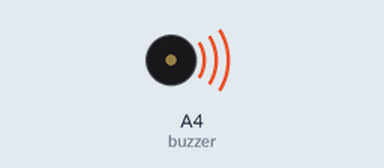
The sketch below on a simulated Arduino Uno, built with avr-gcc and run on an emulated ATmega328P. Parts: buzzer (waves = sounding).

Above: at 0.1 s.
At 116.5 s:
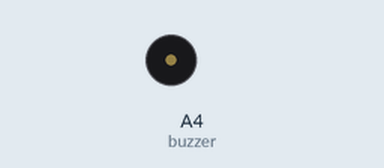
Timing chart, 0 to 118.0 s (numbered marks = the images above):
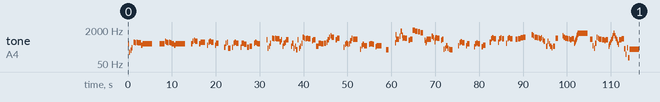

The sketch:

Suffering_of_Parting.ino
```cpp
// GENSHIN IMPACT  荒瀧一斗 傳說任務 BGM "愛別離苦" / Itto's Story Quest BGM "Suffering of Parting"

#include <avr/pgmspace.h>

#define NOTE_B0  31
#define NOTE_C1  33
#define NOTE_CS1 35
#define NOTE_D1  37
#define NOTE_DS1 39
#define NOTE_E1  41
#define NOTE_F1  44
#define NOTE_FS1 46
#define NOTE_G1  49
#define NOTE_GS1 52
#define NOTE_A1  55
#define NOTE_AS1 58
#define NOTE_B1  62
#define NOTE_C2  65
#define NOTE_CS2 69
#define NOTE_D2  73
#define NOTE_DS2 78
#define NOTE_E2  82
#define NOTE_F2  87
#define NOTE_FS2 93
#define NOTE_G2  98
#define NOTE_GS2 104
#define NOTE_A2  110
#define NOTE_AS2 117
#define NOTE_B2  123
#define NOTE_C3  131
#define NOTE_CS3 139
#define NOTE_D3  147
#define NOTE_DS3 156
#define NOTE_E3  165
#define NOTE_F3  175
#define NOTE_FS3 185
#define NOTE_G3  196
#define NOTE_GS3 208
#define NOTE_A3  220
#define NOTE_AS3 233
#define NOTE_B3  247
#define NOTE_C4  262
#define NOTE_CS4 277
#define NOTE_D4  294
#define NOTE_DS4 311
#define NOTE_E4  330
#define NOTE_F4  349
#define NOTE_FS4 370
#define NOTE_G4  392
#define NOTE_GS4 415
#define NOTE_A4  440
#define NOTE_AS4 466
#define NOTE_B4  494
#define NOTE_C5  523
#define NOTE_CS5 554
#define NOTE_D5  587
#define NOTE_DS5 622
#define NOTE_E5  659
#define NOTE_F5  698
#define NOTE_FS5 740
#define NOTE_G5  784
#define NOTE_GS5 831
#define NOTE_A5  880
#define NOTE_AS5 932
#define NOTE_B5  988
#define NOTE_C6  1047
#define NOTE_CS6 1109
#define NOTE_D6  1175
#define NOTE_DS6 1245
#define NOTE_E6  1319
#define NOTE_F6  1397
#define NOTE_FS6 1480
#define NOTE_G6  1568
#define NOTE_GS6 1661
#define NOTE_A6  1760
#define NOTE_AS6 1865
#define NOTE_B6  1976
#define NOTE_C7  2093
#define NOTE_CS7 2217
#define NOTE_D7  2349
#define NOTE_DS7 2489
#define NOTE_E7  2637
#define NOTE_F7  2794
#define NOTE_FS7 2960
#define NOTE_G7  3136
#define NOTE_GS7 3322
#define NOTE_A7  3520
#define NOTE_AS7 3729
#define NOTE_B7  3951
#define NOTE_C8  4186
#define NOTE_CS8 4435
#define NOTE_D8  4699
#define NOTE_DS8 4978
#define NOTE_E8  5274
#define NOTE_F8  5588
#define NOTE_FS8 5920
#define NOTE_G8  6272
#define NOTE_GS8 6645
#define NOTE_A8  7074
#define NOTE_AS8 7459
#define NOTE_B8  7902
#define REST 0

int tempo = 100;
int buzzer = A4;

const int melody[] PROGMEM = {
  NOTE_A4,16,REST,16,NOTE_F3,16,REST,16,NOTE_A3,16,REST,16,NOTE_D4,16,REST,8,NOTE_C5,8,NOTE_B4,8,NOTE_C5,8,NOTE_B4,3,NOTE_G4,8,NOTE_A4,1,REST,2,REST,8,
  NOTE_A4,2,NOTE_D5,8,NOTE_C5,8,NOTE_B4,8,NOTE_C5,8,NOTE_B4,8,NOTE_A4,4,NOTE_G4,8,NOTE_A4,1,REST,2,NOTE_A4,8,NOTE_D5,8,NOTE_E5,8,NOTE_D5,4,REST,8,NOTE_A4,8,NOTE_C5,2,REST,8,
  NOTE_G4,8,NOTE_C5,8,NOTE_D5,8,NOTE_C5,4,REST,8,NOTE_G4,8,NOTE_AS4,4,REST,2,NOTE_DS4,8,NOTE_AS4,8,NOTE_C5,8,NOTE_CS4,4,REST,8,
  NOTE_DS4,8,NOTE_AS4,8,NOTE_C5,8,NOTE_AS4,4,REST,8,REST,32,NOTE_DS4,8,NOTE_AS4,4,NOTE_GS4,4,NOTE_DS4,4,NOTE_F4,4,REST,8,REST,32,NOTE_AS4,8,NOTE_C5,8,NOTE_AS4,8,NOTE_A4,4,REST,2,REST,16,
  NOTE_F5,16,REST,16,NOTE_CS4,16,REST,16,NOTE_F4,16,REST,16,NOTE_AS4,16,REST,8,NOTE_GS5,8,NOTE_G5,8,NOTE_GS5,8,NOTE_G5,3,NOTE_CS5,8,NOTE_F5,8,
  NOTE_F4,8,NOTE_AS4,8,NOTE_C5,8,NOTE_F5,4,REST,8,REST,16,
  NOTE_F4,8,NOTE_AS4,8,NOTE_CS4,8,NOTE_F4,8,NOTE_AS3,8,NOTE_F5,16,REST,16,NOTE_CS4,16,REST,16,NOTE_F4,16,REST,16,NOTE_AS4,16,REST,16,
  NOTE_AS5,8,NOTE_GS5,8,NOTE_G5,8,NOTE_GS5,8,NOTE_G5,4,REST,8,NOTE_DS5,8,NOTE_F5,4,NOTE_F4,4,NOTE_AS4,4,NOTE_A4,4,NOTE_AS4,4,
  NOTE_C5,8,NOTE_F5,8,NOTE_AS5,8,NOTE_C6,8,NOTE_AS5,4,REST,8,NOTE_F5,8,NOTE_GS5,4,REST,4,REST,8,
  NOTE_DS4,8,NOTE_GS4,8,NOTE_AS4,8,NOTE_GS4,8,NOTE_A4,8,NOTE_DS5,8,NOTE_GS5,8,NOTE_FS5,2,REST,8,REST,16,NOTE_B3,8,NOTE_FS4,8,NOTE_GS4,8,NOTE_FS4,3,REST,8,
  NOTE_GS4,8,NOTE_A4,4,NOTE_GS4,8,REST,8,NOTE_E4,8,NOTE_FS4,2,
  REST,4,REST,8,NOTE_AS3,4,REST,2,REST,8,
  NOTE_B4,32,NOTE_D6,32,NOTE_FS5,3,NOTE_B5,8,NOTE_A6,8,NOTE_CS6,32,NOTE_GS5,10,NOTE_A5,8,NOTE_GS5,4,REST,8,NOTE_E5,8,NOTE_FS5,4,
  NOTE_B6,4,NOTE_A6,4,NOTE_GS6,4,NOTE_FS6,4,REST,8,NOTE_E5,8,NOTE_B4,32,NOTE_D5,32,NOTE_FS5,2,NOTE_B5,8,NOTE_A5,8,NOTE_CS5,32,NOTE_E5,32,NOTE_GS5,16,NOTE_A5,8,NOTE_GS5,4,REST,8,
  NOTE_E5,8,NOTE_FS5,8,NOTE_B3,8,NOTE_CS4,8,NOTE_FS4,8,NOTE_CS4,8,NOTE_B3,8,NOTE_AS3,4,REST,2,NOTE_FS4,8,NOTE_B4,8,NOTE_CS5,8,NOTE_B4,4,REST,8,
  NOTE_FS4,8,NOTE_A4,4,REST,4,REST,8,NOTE_E4,8,NOTE_A4,8,NOTE_B4,8,NOTE_A4,4,REST,8,NOTE_E4,8,NOTE_G4,4,REST,4,REST,8,NOTE_C5,8,NOTE_G5,8,NOTE_A5,8,NOTE_G5,4,REST,8,REST,32,
  NOTE_C5,8,NOTE_G5,8,NOTE_A5,8,NOTE_G5,4,REST,8,REST,32,NOTE_AS4,8,NOTE_G5,8,NOTE_A5,8,NOTE_G5,4,REST,4,NOTE_FS5,4,NOTE_G5,4,NOTE_A5,4,NOTE_AS5,4,REST,2,REST,16,
  NOTE_D6,8,NOTE_C6,8,NOTE_AS5,8,NOTE_AS5,8,NOTE_A5,8,NOTE_A5,8,NOTE_G5,8,NOTE_A5,8,NOTE_F5,8,NOTE_D5,8,      REST,8,
  NOTE_F4,8,NOTE_D5,8,NOTE_A4,8,NOTE_F4,8,NOTE_D4,8,NOTE_F4,4,NOTE_GS5,4,  REST,3,REST,16,NOTE_C6,8,NOTE_AS5,8,NOTE_GS5,8,NOTE_GS5,8,NOTE_G5,8,NOTE_G5,8,NOTE_F5,8,NOTE_G5,4,
  NOTE_AS4,32,NOTE_C5,32,NOTE_D5,32,NOTE_DS5,32,NOTE_F5,32,NOTE_G5,32,NOTE_GS5,32,NOTE_AS5,32,NOTE_C6,32,NOTE_D6,32,NOTE_DS6,32,NOTE_F6,32,NOTE_F6,1,REST,8,
  NOTE_FS5,4,NOTE_FS4,8,NOTE_CS4,8,NOTE_AS4,8,NOTE_AS5,8,NOTE_GS5,8,NOTE_FS5,8,NOTE_FS5,8,NOTE_F5,8,NOTE_F5,8,NOTE_DS5,8,NOTE_F5,4,
  NOTE_F4,12,NOTE_GS4,12,NOTE_C5,12,NOTE_F5,12,NOTE_GS5,12,NOTE_C6,12,NOTE_F6,12,NOTE_C6,12,NOTE_GS5,12,NOTE_F5,12,NOTE_C5,12,NOTE_GS4,12,NOTE_F5,4,NOTE_G5,4,
  NOTE_C4,8,NOTE_D3,8,NOTE_D4,8,NOTE_G2,8,NOTE_B3,1,

};

int notes = sizeof(melody) / sizeof(melody[0]) / 2;
int wholenote = (60000 * 4) / tempo;

void playMelody(const int melody[], int notes, int wholenote) {
  for (int thisNote = 0; thisNote < notes * 2; thisNote += 2) {

    int pitch = pgm_read_word(&melody[thisNote]);
    int divider = pgm_read_word(&melody[thisNote + 1]);

    int noteDuration;

    if (divider > 0) {
      // 正常音符
      noteDuration = wholenote / divider;
    } else {
      // 負音符（1.5倍）
      noteDuration = wholenote / abs(divider);
      noteDuration = noteDuration * 1.5;
    }

    tone(buzzer, pitch, noteDuration * 0.9);
    delay(noteDuration);
    noTone(buzzer);
  }
}

void setup() {
  playMelody(melody, notes, wholenote);
}

void loop() {
}
```
